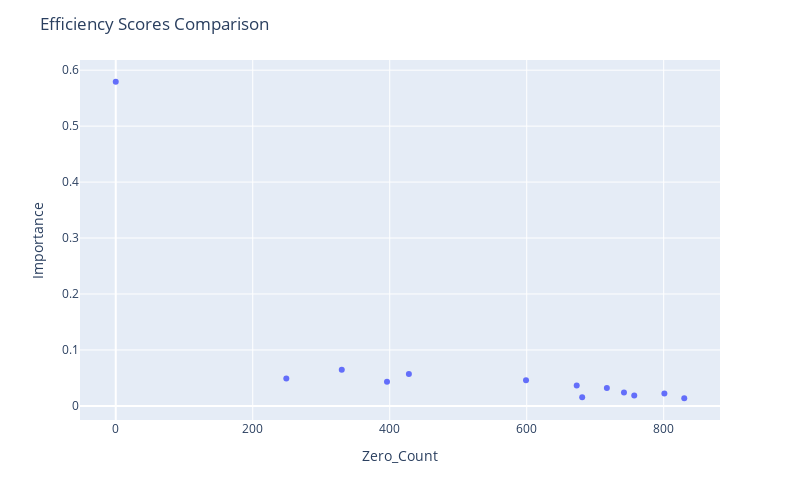

Source (notebook cell):
### Code cell
fig = px.scatter(df_merged, x="Zero_Count", y="Importance",
                hover_data=["Feature Name"])

fig.update_layout(
    autosize=False,
    width=800,
    height=500,
    title_text=f"Efficiency Scores Comparison",
)

fig.show()

### Figure 1 — Plotly figure (JSON) as saved in the notebook; plotly's stock layout.template omitted (floating-point values rounded to 4 significant figures)
{"data": [{"customdata": [["Output 01"], ["Input 01"], ["Input 08"], ["Input 03"], ["Input 09"], ["Input 06"], ["Input 07"], ["Input 04"], ["Input 11"], ["Input 02"], ["Input 12"], ["Input 05"], ["Input 10"]], "hovertemplate": "Zero_Count=%{x}<br>Importance=%{y}<br>Feature Name=%{customdata[0]}<extra></extra>", "legendgroup": "", "marker": {"color": "#636efa", "symbol": "circle"}, "mode": "markers", "name": "", "orientation": "v", "showlegend": false, "type": "scatter", "x": [0, 330, 428, 249, 599, 396, 673, 717, 742, 801, 757, 681, 830], "xaxis": "x", "y": [0.5793, 0.06456, 0.05697, 0.04877, 0.04569, 0.04298, 0.03641, 0.03181, 0.0238, 0.02217, 0.01847, 0.01537, 0.01367], "yaxis": "y"}], "layout": {"autosize": false, "height": 500, "legend": {"tracegroupgap": 0}, "margin": {"t": 60}, "title": {"text": "Efficiency Scores Comparison"}, "width": 800, "xaxis": {"anchor": "y", "autorange": true, "domain": [0, 1], "range": [-52.19, 882.2], "title": {"text": "Zero_Count"}, "type": "linear"}, "yaxis": {"anchor": "x", "autorange": true, "domain": [0, 1], "range": [-0.0252, 0.6182], "title": {"text": "Importance"}, "type": "linear"}}}
